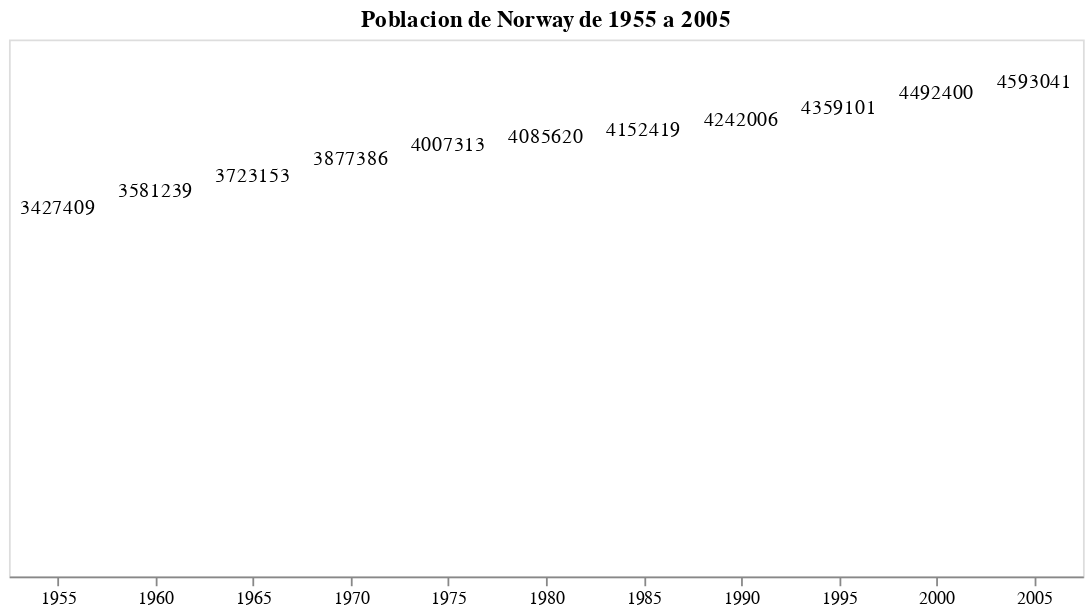

The code cell stored with this chart in its notebook:
### Code cell
etiquetas_dos

### Figure 1 — Vega-Lite specification as saved in the notebook (floating-point values rounded to 4 significant figures)
{"config": {"view": {"continuousWidth": 400, "continuousHeight": 300}}, "data": {"name": "data-349a86be8b76b1da5c8edf9eecd902a7"}, "mark": "text", "encoding": {"text": {"field": "pop", "type": "quantitative"}, "tooltip": {"field": "pop", "type": "quantitative"}, "x": {"axis": {"labelAngle": 0}, "field": "year", "title": "", "type": "ordinal"}, "y": {"axis": {"domain": false, "format": ".2s", "grid": false, "labels": false, "ticks": false}, "field": "pop", "title": "", "type": "quantitative"}}, "title": "Poblacion de Norway de 1955 a 2005", "width": 600, "$schema": "https://vega.github.io/schema/vega-lite/v4.17.0.json", "datasets": {"data-349a86be8b76b1da5c8edf9eecd902a7": [{"year": 1955, "country": "Norway", "cluster": 1, "pop": 3427409, "life_expect": 73.44, "fertility": 2.837}, {"year": 1960, "country": "Norway", "cluster": 1, "pop": 3581239, "life_expect": 73.47, "fertility": 2.898}, {"year": 1965, "country": "Norway", "cluster": 1, "pop": 3723153, "life_expect": 74.08, "fertility": 2.719}, {"year": 1970, "country": "Norway", "cluster": 1, "pop": 3877386, "life_expect": 74.34, "fertility": 2.248}, {"year": 1975, "country": "Norway", "cluster": 1, "pop": 4007313, "life_expect": 75.37, "fertility": 1.81}, {"year": 1980, "country": "Norway", "cluster": 1, "pop": 4085620, "life_expect": 75.97, "fertility": 1.687}, {"year": 1985, "country": "Norway", "cluster": 1, "pop": 4152419, "life_expect": 75.89, "fertility": 1.8}, {"year": 1990, "country": "Norway", "cluster": 1, "pop": 4242006, "life_expect": 77.32, "fertility": 1.886}, {"year": 1995, "country": "Norway", "cluster": 1, "pop": 4359101, "life_expect": 78.32, "fertility": 1.853}, {"year": 2000, "country": "Norway", "cluster": 1, "pop": 4492400, "life_expect": 79.05, "fertility": 1.801}, {"year": 2005, "country": "Norway", "cluster": 1, "pop": 4593041, "life_expect": 80.2, "fertility": 1.848}]}}
